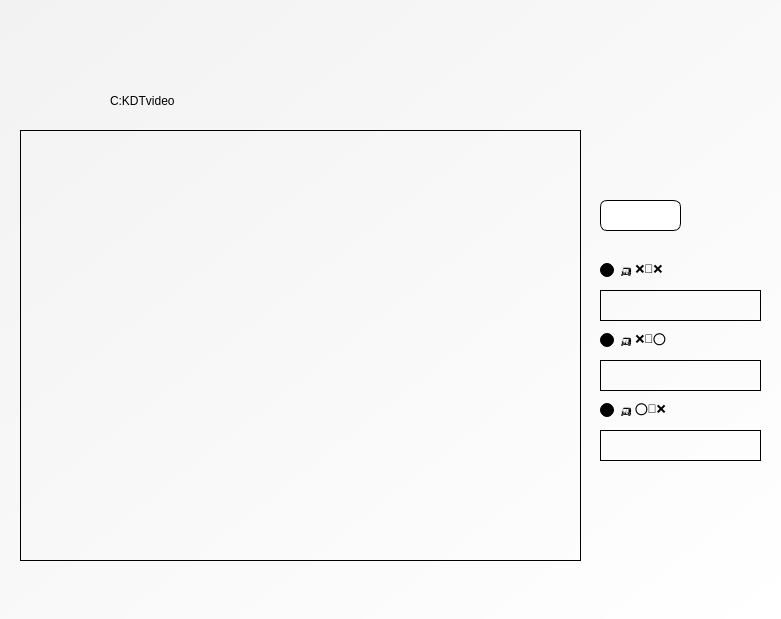
<?xml version="1.0" encoding="UTF-8"?>
<ui version="4.0">
 <class>drawing</class>
 <widget class="QDialog" name="drawing">
  <property name="windowModality">
   <enum>Qt::ApplicationModal</enum>
  </property>
  <property name="geometry">
   <rect>
    <x>0</x>
    <y>0</y>
    <width>781</width>
    <height>619</height>
   </rect>
  </property>
  <property name="windowTitle">
   <string>setting</string>
  </property>
  <property name="styleSheet">
   <string notr="true">background-color: qlineargradient(spread:pad, x1:0, y1:0, x2:1, y2:1, stop:0 rgba(242, 242, 242, 255), stop:1 rgba(255, 255, 255, 255));</string>
  </property>
  <widget class="QLabel" name="label_6">
   <property name="geometry">
    <rect>
     <x>110</x>
     <y>80</y>
     <width>201</width>
     <height>41</height>
    </rect>
   </property>
   <property name="styleSheet">
    <string notr="true">background-color: qlineargradient(spread:pad, x1:0, y1:0, x2:0, y2:0, stop:0 rgba(0, 0, 0, 0), stop:1 rgba(255, 255, 255, 255));</string>
   </property>
   <property name="text">
    <string>C:KDTvideo</string>
   </property>
  </widget>
  <widget class="QLabel" name="label_5">
   <property name="geometry">
    <rect>
     <x>20</x>
     <y>80</y>
     <width>81</width>
     <height>41</height>
    </rect>
   </property>
   <property name="styleSheet">
    <string notr="true">background-color: qlineargradient(spread:pad, x1:0, y1:0, x2:0, y2:0, stop:0 rgba(0, 0, 0, 0), stop:1 rgba(255, 255, 255, 255));</string>
   </property>
   <property name="text">
    <string>&lt;html&gt;&lt;head/&gt;&lt;body&gt;&lt;p&gt;&lt;img src=&quot;:/img/img/현재_35.png&quot;/&gt;&lt;/p&gt;&lt;/body&gt;&lt;/html&gt;</string>
   </property>
  </widget>
  <widget class="QPushButton" name="clearButton">
   <property name="geometry">
    <rect>
     <x>600</x>
     <y>200</y>
     <width>81</width>
     <height>31</height>
    </rect>
   </property>
   <property name="styleSheet">
    <string notr="true">QPushButton{background-color: #ffffff;
selection-color: #ffffff;
color: #ffffff;

border: 1px solid  #000000;
border-radius: 7px;
padding-right: 5px; 
padding-left: 5px;
padding-top: 5px;
padding-bottom: 5px;
}

QPushButton:hover
{
	background-color: #F28B30;
	border: 1px solid  #000000;
}</string>
   </property>
   <property name="text">
    <string/>
   </property>
   <property name="icon">
    <iconset resource="resources_drawing.qrc">
     <normaloff>:/img/img/확인_30.png</normaloff>:/img/img/확인_30.png</iconset>
   </property>
   <property name="iconSize">
    <size>
     <width>32</width>
     <height>32</height>
    </size>
   </property>
  </widget>
  <widget class="QLabel" name="label">
   <property name="geometry">
    <rect>
     <x>20</x>
     <y>20</y>
     <width>281</width>
     <height>51</height>
    </rect>
   </property>
   <property name="styleSheet">
    <string notr="true">background-color: qlineargradient(spread:pad, x1:0, y1:0, x2:0, y2:0, stop:0 rgba(0, 0, 0, 0), stop:1 rgba(255, 255, 255, 255));</string>
   </property>
   <property name="text">
    <string>&lt;html&gt;&lt;head/&gt;&lt;body&gt;&lt;p&gt;&lt;img src=&quot;:/img/img/구역지정_50.png&quot;/&gt;&lt;/p&gt;&lt;/body&gt;&lt;/html&gt;</string>
   </property>
  </widget>
  <widget class="QRadioButton" name="radioButton">
   <property name="geometry">
    <rect>
     <x>600</x>
     <y>250</y>
     <width>251</width>
     <height>41</height>
    </rect>
   </property>
   <property name="styleSheet">
    <string notr="true">background-color: qlineargradient(spread:pad, x1:0, y1:0, x2:0, y2:0, stop:0 rgba(0, 0, 0, 0), stop:1 rgba(255, 255, 255, 255));</string>
   </property>
   <property name="text">
    <string>🛺 ❌🚶❌</string>
   </property>
  </widget>
  <widget class="QRadioButton" name="radioButton_2">
   <property name="geometry">
    <rect>
     <x>600</x>
     <y>320</y>
     <width>331</width>
     <height>41</height>
    </rect>
   </property>
   <property name="styleSheet">
    <string notr="true">background-color: qlineargradient(spread:pad, x1:0, y1:0, x2:0, y2:0, stop:0 rgba(0, 0, 0, 0), stop:1 rgba(255, 255, 255, 255));</string>
   </property>
   <property name="text">
    <string>🛺 ❌🚶⭕</string>
   </property>
  </widget>
  <widget class="QRadioButton" name="radioButton_3">
   <property name="geometry">
    <rect>
     <x>600</x>
     <y>390</y>
     <width>331</width>
     <height>41</height>
    </rect>
   </property>
   <property name="styleSheet">
    <string notr="true">background-color: qlineargradient(spread:pad, x1:0, y1:0, x2:0, y2:0, stop:0 rgba(0, 0, 0, 0), stop:1 rgba(255, 255, 255, 255));</string>
   </property>
   <property name="text">
    <string>🛺 ⭕🚶❌</string>
   </property>
  </widget>
  <widget class="QLabel" name="label_3">
   <property name="geometry">
    <rect>
     <x>600</x>
     <y>140</y>
     <width>111</width>
     <height>51</height>
    </rect>
   </property>
   <property name="styleSheet">
    <string notr="true">background-color: qlineargradient(spread:pad, x1:0, y1:0, x2:0, y2:0, stop:0 rgba(0, 0, 0, 0), stop:1 rgba(255, 255, 255, 255));</string>
   </property>
   <property name="text">
    <string>&lt;html&gt;&lt;head/&gt;&lt;body&gt;&lt;p&gt;&lt;img src=&quot;:/img/img/옵션_24.png&quot;/&gt;&lt;/p&gt;&lt;/body&gt;&lt;/html&gt;</string>
   </property>
  </widget>
  <widget class="QLabel" name="drawingArea">
   <property name="geometry">
    <rect>
     <x>20</x>
     <y>130</y>
     <width>561</width>
     <height>431</height>
    </rect>
   </property>
   <property name="styleSheet">
    <string notr="true">background-color: transparent;</string>
   </property>
   <property name="frameShape">
    <enum>QFrame::Box</enum>
   </property>
   <property name="text">
    <string/>
   </property>
  </widget>
  <widget class="QLabel" name="label_2">
   <property name="geometry">
    <rect>
     <x>600</x>
     <y>290</y>
     <width>161</width>
     <height>31</height>
    </rect>
   </property>
   <property name="styleSheet">
    <string notr="true">border: 1px solid black;
background-color: qlineargradient(spread:pad, x1:0, y1:0, x2:0, y2:0, stop:0 rgba(0, 0, 0, 0), stop:1 rgba(255, 255, 255, 255));</string>
   </property>
   <property name="text">
    <string/>
   </property>
  </widget>
  <widget class="QLabel" name="label_4">
   <property name="geometry">
    <rect>
     <x>600</x>
     <y>360</y>
     <width>161</width>
     <height>31</height>
    </rect>
   </property>
   <property name="styleSheet">
    <string notr="true">border: 1px solid black;
background-color: qlineargradient(spread:pad, x1:0, y1:0, x2:0, y2:0, stop:0 rgba(0, 0, 0, 0), stop:1 rgba(255, 255, 255, 255));</string>
   </property>
   <property name="text">
    <string/>
   </property>
  </widget>
  <widget class="QLabel" name="label_7">
   <property name="geometry">
    <rect>
     <x>600</x>
     <y>430</y>
     <width>161</width>
     <height>31</height>
    </rect>
   </property>
   <property name="styleSheet">
    <string notr="true">border: 1px solid black;
background-color: qlineargradient(spread:pad, x1:0, y1:0, x2:0, y2:0, stop:0 rgba(0, 0, 0, 0), stop:1 rgba(255, 255, 255, 255));</string>
   </property>
   <property name="text">
    <string/>
   </property>
  </widget>
 </widget>
 <resources>
  <include location="resources_drawing.qrc"/>
 </resources>
 <connections>
  <connection>
   <sender>clearButton</sender>
   <signal>clicked()</signal>
   <receiver>drawing</receiver>
   <slot>clear()</slot>
   <hints>
    <hint type="sourcelabel">
     <x>676</x>
     <y>214</y>
    </hint>
    <hint type="destinationlabel">
     <x>711</x>
     <y>217</y>
    </hint>
   </hints>
  </connection>
 </connections>
 <slots>
  <slot>mousePressEvent()</slot>
  <slot>mouseMoveEvent()</slot>
  <slot>mouseReleaseEvent()</slot>
  <slot>paintEvent()</slot>
  <slot>clear()</slot>
 </slots>
</ui>
